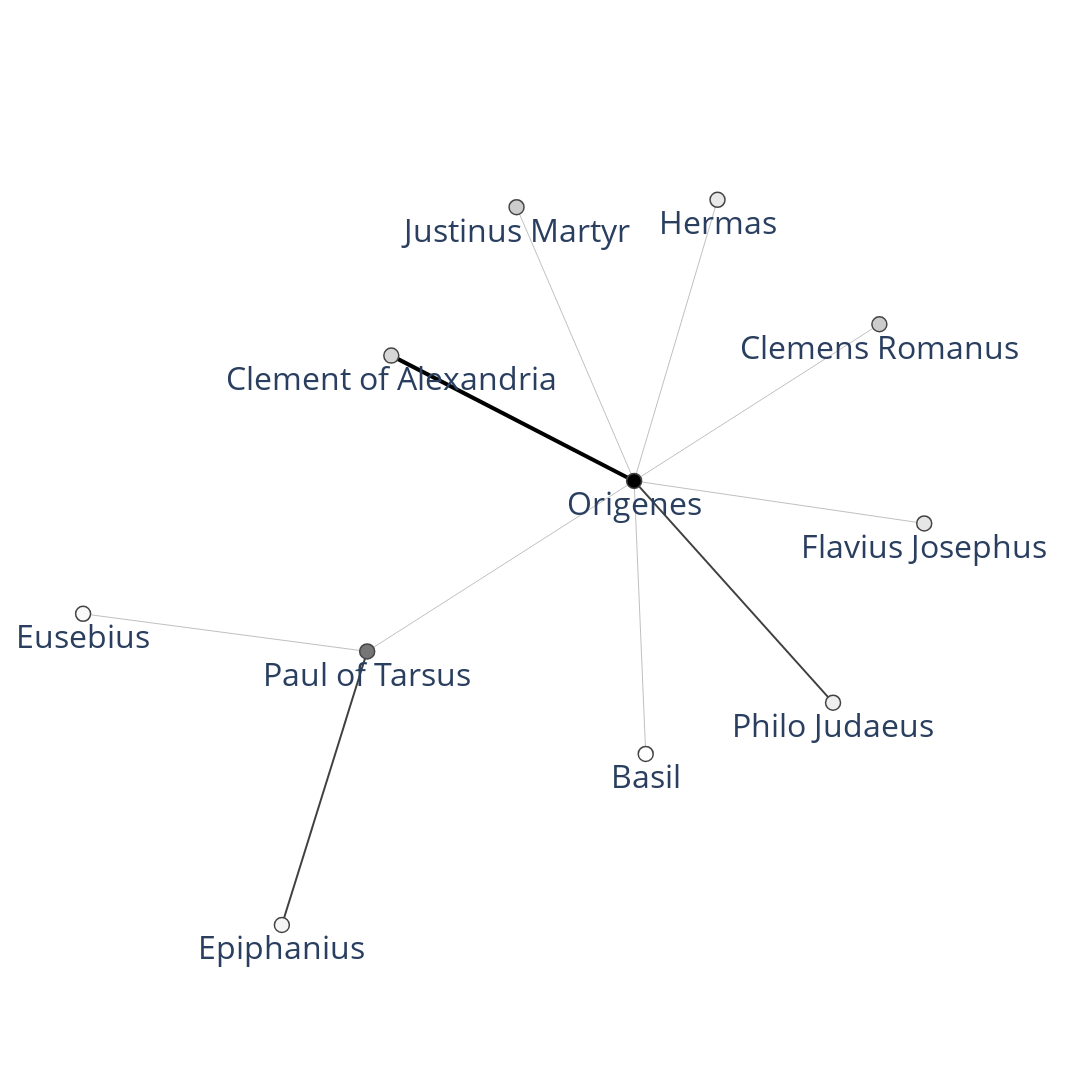

Write notebook code for a chart like this one.
### Code cell
G_paul = textnet.construct_ego_network(G, "Paul of Tarsus", 10, reduced=True)
fig = textnet.draw_2d_network(G_paul, 1800, 1200, 32)
fig.show()

### Figure 1 — Plotly figure (JSON) as saved in the notebook; plotly's stock layout.template omitted (floating-point values rounded to 4 significant figures)
{"data": [{"line": {"color": "#000000", "width": 4}, "mode": "lines", "type": "scatter", "x": [0.1309, -0.3675, null], "y": [0.08359, 0.3407, null]}, {"line": {"color": "#404040", "width": 2}, "mode": "lines", "type": "scatter", "x": [-0.417, -0.5921, null, 0.1309, 0.5391, null], "y": [-0.2664, -0.8278, null, 0.08359, -0.3715, null]}, {"line": {"color": "#C0C0C0", "width": 1}, "mode": "lines", "type": "scatter", "x": [-0.417, 0.1309, null, -0.417, -1, null, 0.6342, 0.1309, null, 0.302, 0.1309, null, -0.1104, 0.1309, null, 0.1309, 0.1546, null, 0.1309, 0.7262, null], "y": [-0.2664, 0.08359, null, -0.2664, -0.1892, null, 0.4051, 0.08359, null, 0.6604, 0.08359, null, 0.6453, 0.08359, null, 0.08359, -0.4767, null, 0.08359, -0.003635, null]}, {"hoverinfo": "text", "hovertext": ["3", "1", "1", "1", "8", "1", "1", "1", "1", "1", "1"], "marker": {"color": [43, 24, 15, 24, 67, 21, 8, 10, 5, 13, 16], "colorbar": {"thickness": 30, "title": {"side": "right", "text": "degree"}, "xanchor": "left"}, "colorscale": [[0, "rgb(255,255,255)"], [0.125, "rgb(240,240,240)"], [0.25, "rgb(217,217,217)"], [0.375, "rgb(189,189,189)"], [0.5, "rgb(150,150,150)"], [0.625, "rgb(115,115,115)"], [0.75, "rgb(82,82,82)"], [0.875, "rgb(37,37,37)"], [1, "rgb(0,0,0)"]], "line": {"width": 1.5}, "showscale": false, "size": 15}, "mode": "markers+text", "text": ["Paul of Tarsus", "Clemens Romanus", "Hermas", "Justinus Martyr", "Origenes", "Clement of Alexandria", "Eusebius", "Epiphanius", "Basil", "Philo Judaeus", "Flavius Josephus"], "textfont": {"size": 32}, "textposition": "bottom center", "type": "scatter", "x": [-0.417, 0.6342, 0.302, -0.1104, 0.1309, -0.3675, -1, -0.5921, 0.1546, 0.5391, 0.7262], "y": [-0.2664, 0.4051, 0.6604, 0.6453, 0.08359, 0.3407, -0.1892, -0.8278, -0.4767, -0.3715, -0.003635]}, {"hoverinfo": "text", "marker": {"opacity": 0}, "mode": "markers", "opacity": 0, "text": ["0", "0", "0", "0", "0", "0", "0", "0", "0", "0"], "type": "scatter", "x": [-0.1431, -0.7085, -0.5045, 0.3825, 0.2164, 0.01022, -0.1183, 0.1428, 0.335, 0.4285], "y": [-0.09139, -0.2278, -0.5471, 0.2443, 0.372, 0.3644, 0.2122, -0.1965, -0.144, 0.03998]}], "layout": {"autosize": false, "height": 1200, "hovermode": "closest", "margin": {"b": 10, "l": 10, "r": 10, "t": 10}, "plot_bgcolor": "rgba(0,0,0,0)", "showlegend": false, "title": {"font": {"size": 16}}, "width": 1800, "xaxis": {"range": [-1.15, 1.05], "showgrid": false, "showticklabels": false, "zeroline": false}, "yaxis": {"range": [-1.15, 1.05], "showgrid": false, "showticklabels": false, "zeroline": false}}}
